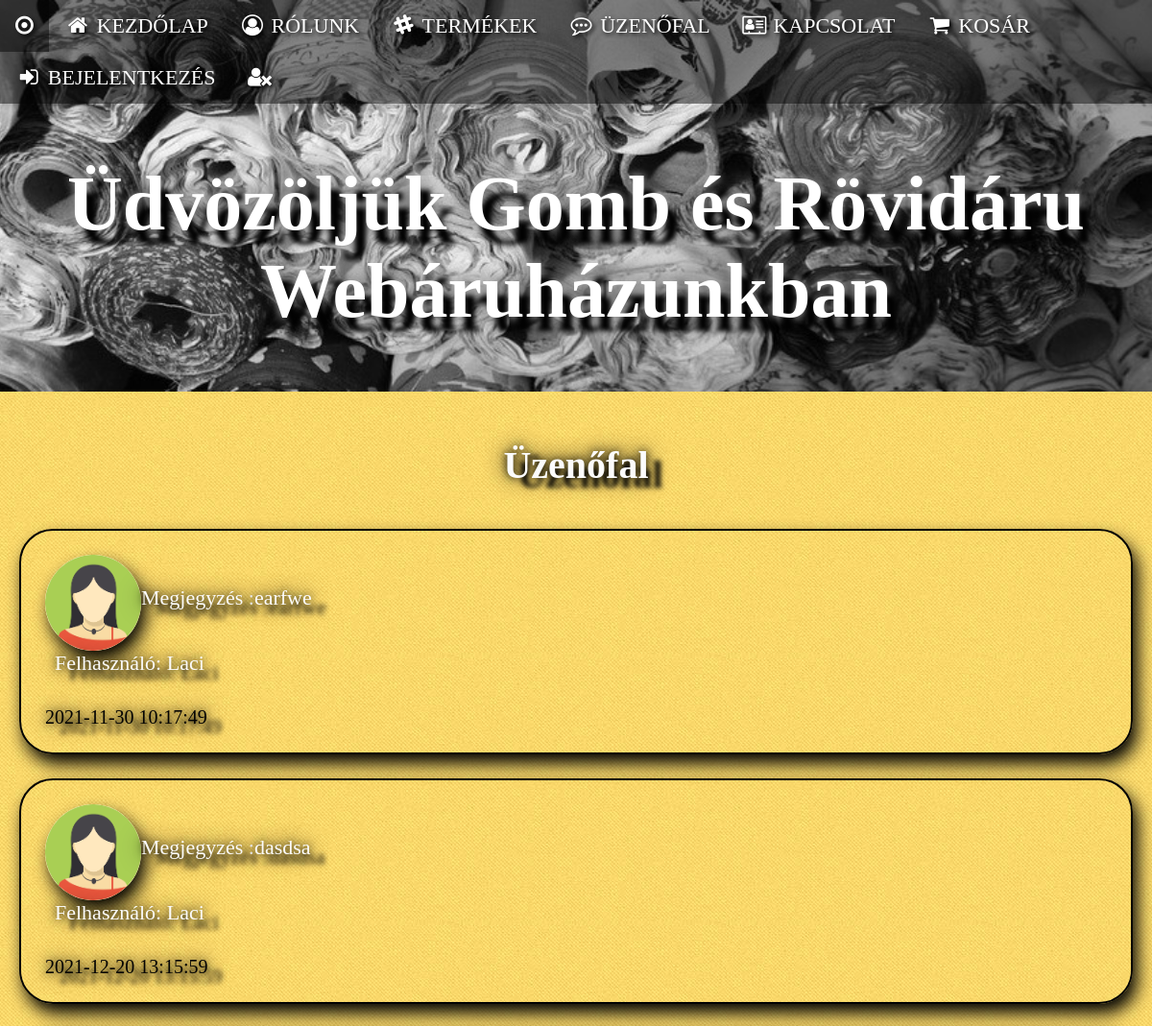
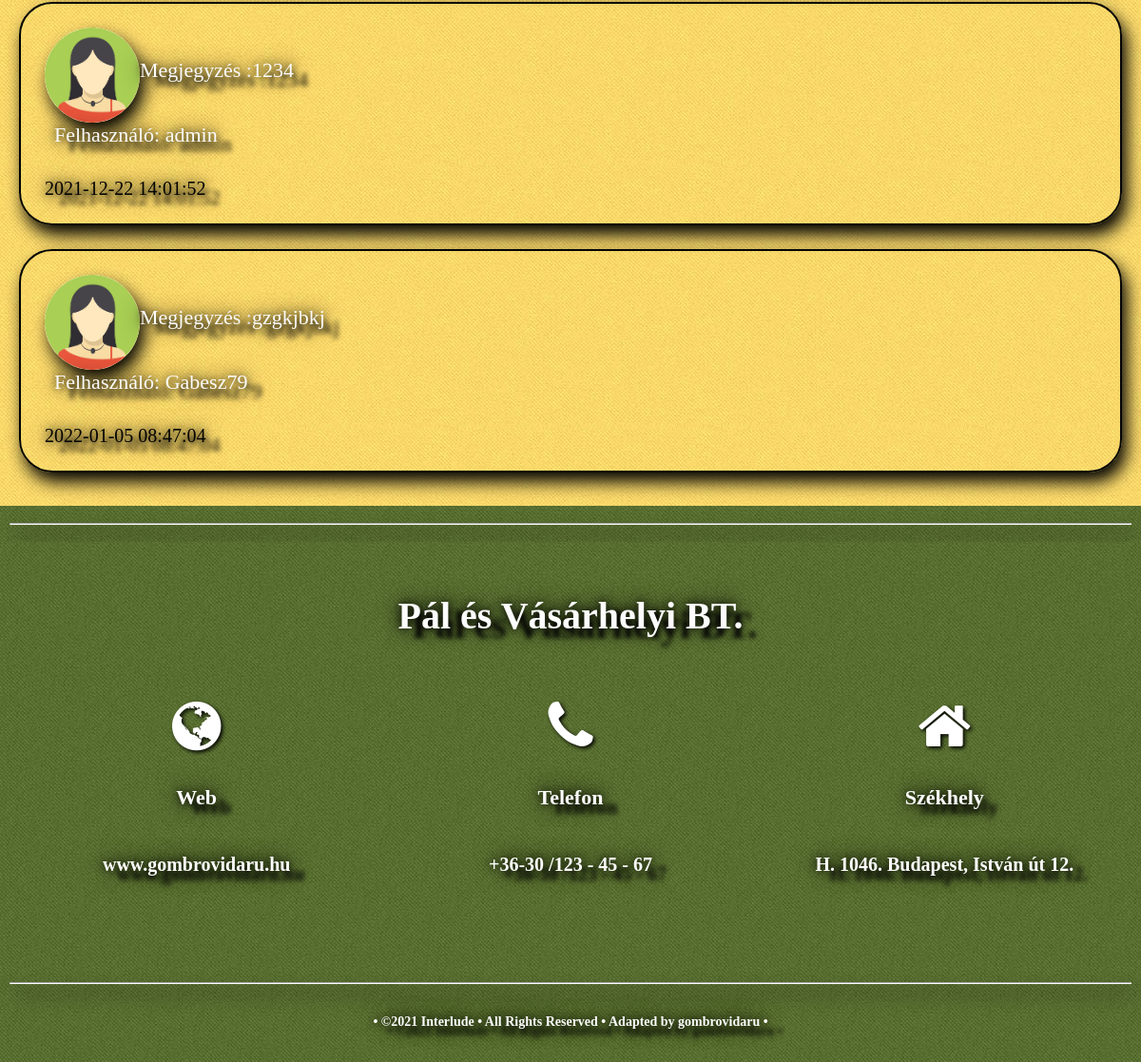
Screenshot of /Front-End/uzenofal.php with the database file from the repository (2 pictures, top to bottom).
### tables this page shows
CREATE TABLE `Bejegyzes` (
  `Bejegyzes_ID` int(11) NOT NULL,
  `Neve` varchar(20) NOT NULL,
  `Emailcim` text NOT NULL,
  `Uzenet` varchar(1000) NOT NULL,
  `Datum` timestamp NOT NULL DEFAULT current_timestamp() ON UPDATE current_timestamp()
);

### Front-End/uzenofal.php (the view, shortened to what this page needs)
<!DOCTYPE html>
<html>
<link href="css/style.css" rel="stylesheet" type="text/css"/>
<link rel="stylesheet" href="https://cdnjs.cloudflare.com/ajax/libs/font-awesome/4.7.0/css/font-awesome.min.css">
<body>
<?php include "./header.php" ?>
<div id="content">
    <div id="box_2">
        <h2>Üzenőfal</h2>
            <?php
            require_once 'php/dbhandler.php';
            $sql = "SELECT Uzenet, Datum, Neve FROM Bejegyzes";
            $result = $conn->query($sql);
            if ($result->num_rows > 0) {
              while($row = $result->fetch_assoc()) {
                echo '<div class="container darker">'.
                '<img src="images/avatar2.png" alt="Avatar" class="left">'.
                '<p class="left">'."Megjegyzés :". $row["Uzenet"].'</p>'.
                '<p class="left">'. "Felhasználó: ". $row["Neve"].'</p>'.
                '<span class="time-left">'. $row["Datum"]. '</span>'.
                '</div>';
              }
            } else {
              echo "Nincsenek üzenetek";
            }
            ?>
    </div>
    <div id="box_1">
        <hr>
    </div>
</div>
<?php include "./footer.php" ?>
</body>
</html>

### Front-End/css/style.css (style rules this page uses)
body, html { background-image:url('../images/img00.jpg'); padding: 0px; margin: 0px; }
img { margin: 0px; border-radius: 35px; box-shadow: 5px 10px 18px #030303; }
div#content { background-image:url('../images/img00.jpg'); }
div#box_1 { background-image:url('../images/img02.jpg'); margin: 0px; padding: 10px; background-color: #fcfcfc; }
div#box_2 { background-image:url('../images/img01.jpg'); margin: 0px; padding: 10px; background-color: #fcfcfc; }
div#box_1 h2, div#box_2 h2, div#box_3 h2 { text-align: center; padding: 10px; color: #fcfcfc; font-size: 40px; text-shadow: 15px 10px 5px #030303, 0 0 25px rgb(3, 3, 3), 0 0 10px rgb(3, 3, 3); }
div#box_1 p, div#box_2 p, div#box_3 p { font-size: 22px; padding: 10px; color: #fcfcfc; text-shadow: -1px 0 black, 0 1px black, 1px 0 black, 0 -1px black; text-shadow: 15px 10px 5px #030303, 0 0 25px rgb(3, 3, 3), 0 0 10px rgb(3, 3, 3); }
hr { background-color: rgb(252, 252, 252); color: #fcfcfc; box-shadow: 5px 10px 18px #030303; border-radius: 35px; border-color: #fcfcfc; }
* { box-sizing: border-box }
.container { padding: 16px; }
.container { border: 1px solid #030303; background-color: rgba(3, 3, 3, 0); padding: 25px; margin: 10px 10px 25px 10px; font-size: 20px; box-shadow: 5px 10px 18px #030303; border-radius: 35px; }
.container p { text-align: left; width: auto; font-size: 25px; border-radius: 35px; }
.darker { border: 2px solid #030303; background-color: rgba(3, 3, 3, 0); }
.container::after { content: ""; clear: both; display: table; }
.container img { margin: auto; width: 100%; height: 100%; float: left; max-width: 100px; border-radius: 50%; }
.time-left { float: left; color: rgb(3, 3, 3); text-shadow: 15px 10px 5px #030303, 0 0 25px rgb(3, 3, 3), 0 0 10px rgb(3, 3, 3); }

### rows the page displays
bejegyzes: Uzenet "earfwe", Neve "Laci", Datum "2021-11-30 10:17:49"
bejegyzes: Uzenet "dasdsa", Neve "Laci", Datum "2021-12-20 13:15:59"
bejegyzes: Uzenet "1234", Neve "admin", Datum "2021-12-22 14:01:52"
bejegyzes: Uzenet "gzgkjbkj", Neve "Gabesz79", Datum "2022-01-05 08:47:04"
